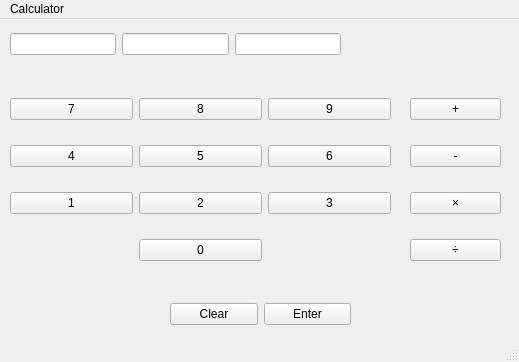
<?xml version="1.0" encoding="UTF-8"?>
<ui version="4.0">
 <class>MainWindow</class>
 <widget class="QMainWindow" name="MainWindow">
  <property name="geometry">
   <rect>
    <x>0</x>
    <y>0</y>
    <width>519</width>
    <height>362</height>
   </rect>
  </property>
  <property name="windowTitle">
   <string>MainWindow</string>
  </property>
  <widget class="QWidget" name="centralwidget">
   <widget class="QWidget" name="">
    <property name="geometry">
     <rect>
      <x>10</x>
      <y>60</y>
      <width>381</width>
      <height>201</height>
     </rect>
    </property>
    <layout class="QGridLayout" name="gridLayout">
     <item row="0" column="0">
      <widget class="QPushButton" name="Button7">
       <property name="text">
        <string>7</string>
       </property>
      </widget>
     </item>
     <item row="0" column="1">
      <widget class="QPushButton" name="Button8">
       <property name="text">
        <string>8</string>
       </property>
      </widget>
     </item>
     <item row="0" column="2">
      <widget class="QPushButton" name="Button9">
       <property name="text">
        <string>9</string>
       </property>
      </widget>
     </item>
     <item row="1" column="0">
      <widget class="QPushButton" name="Button4">
       <property name="text">
        <string>4</string>
       </property>
      </widget>
     </item>
     <item row="1" column="1">
      <widget class="QPushButton" name="Button5">
       <property name="text">
        <string>5</string>
       </property>
      </widget>
     </item>
     <item row="1" column="2">
      <widget class="QPushButton" name="Button6">
       <property name="text">
        <string>6</string>
       </property>
      </widget>
     </item>
     <item row="2" column="0">
      <widget class="QPushButton" name="Button1">
       <property name="text">
        <string>1</string>
       </property>
      </widget>
     </item>
     <item row="2" column="1">
      <widget class="QPushButton" name="Button2">
       <property name="text">
        <string>2</string>
       </property>
      </widget>
     </item>
     <item row="2" column="2">
      <widget class="QPushButton" name="Button3">
       <property name="text">
        <string>3</string>
       </property>
      </widget>
     </item>
     <item row="3" column="1">
      <widget class="QPushButton" name="Button0">
       <property name="text">
        <string>0</string>
       </property>
      </widget>
     </item>
    </layout>
   </widget>
   <widget class="QWidget" name="">
    <property name="geometry">
     <rect>
      <x>410</x>
      <y>60</y>
      <width>91</width>
      <height>201</height>
     </rect>
    </property>
    <layout class="QGridLayout" name="gridLayout_2">
     <item row="0" column="0">
      <widget class="QPushButton" name="addButton">
       <property name="text">
        <string>+</string>
       </property>
      </widget>
     </item>
     <item row="1" column="0">
      <widget class="QPushButton" name="subButton">
       <property name="text">
        <string>-</string>
       </property>
      </widget>
     </item>
     <item row="2" column="0">
      <widget class="QPushButton" name="mulButton">
       <property name="text">
        <string>×</string>
       </property>
      </widget>
     </item>
     <item row="3" column="0">
      <widget class="QPushButton" name="divButton">
       <property name="text">
        <string>÷</string>
       </property>
      </widget>
     </item>
    </layout>
   </widget>
   <widget class="QWidget" name="">
    <property name="geometry">
     <rect>
      <x>10</x>
      <y>10</y>
      <width>331</width>
      <height>30</height>
     </rect>
    </property>
    <layout class="QGridLayout" name="gridLayout_3">
     <item row="0" column="0">
      <widget class="QLineEdit" name="num1Edit"/>
     </item>
     <item row="0" column="1">
      <widget class="QLineEdit" name="num2Edit"/>
     </item>
     <item row="0" column="2">
      <widget class="QLineEdit" name="resultEdit"/>
     </item>
    </layout>
   </widget>
   <widget class="QWidget" name="">
    <property name="geometry">
     <rect>
      <x>170</x>
      <y>280</y>
      <width>181</width>
      <height>31</height>
     </rect>
    </property>
    <layout class="QGridLayout" name="gridLayout_4">
     <item row="0" column="0">
      <widget class="QPushButton" name="clearButton">
       <property name="text">
        <string>Clear</string>
       </property>
      </widget>
     </item>
     <item row="0" column="1">
      <widget class="QPushButton" name="enterButton">
       <property name="text">
        <string>Enter</string>
       </property>
      </widget>
     </item>
    </layout>
   </widget>
  </widget>
  <widget class="QMenuBar" name="menubar">
   <property name="geometry">
    <rect>
     <x>0</x>
     <y>0</y>
     <width>519</width>
     <height>25</height>
    </rect>
   </property>
   <widget class="QMenu" name="menuCalculator">
    <property name="title">
     <string>Calculator</string>
    </property>
   </widget>
   <addaction name="menuCalculator"/>
  </widget>
  <widget class="QStatusBar" name="statusbar"/>
 </widget>
 <resources/>
 <connections/>
</ui>
